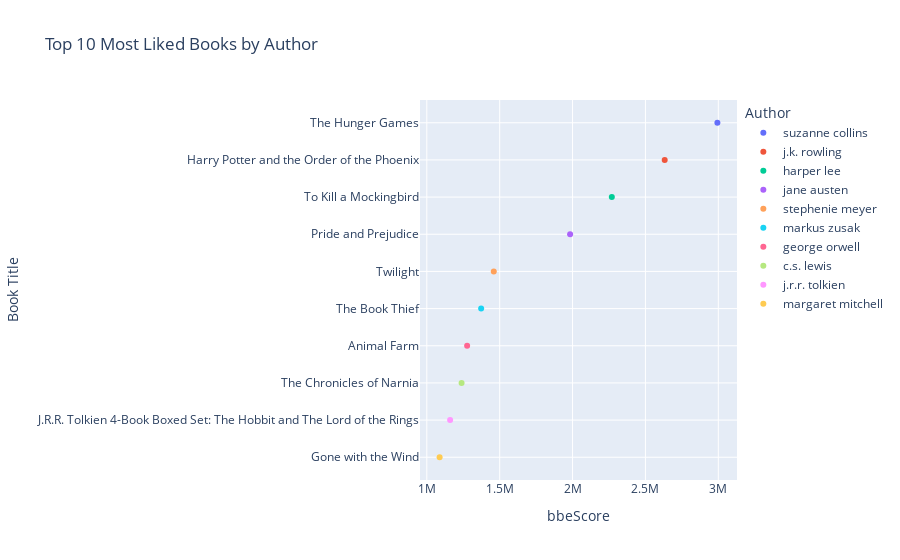

Notebook code for this chart:
### Code cell
fig = px.scatter(
    top_10_bbescore,
    x="bbeScore",
    y="title",
    color="author_alone", 
    orientation='h',
    title="Top 10 Most Liked Books by Author",
    labels={"author_alone" : "Author", "BBE-Score" : "bbeScore", "title" : "Book Title"}
)

fig.update_layout(
    yaxis=dict(autorange="reversed"),
)
fig.show()

### Figure 1 — Plotly figure (JSON) as saved in the notebook; plotly's stock layout.template omitted (floating-point values rounded to 4 significant figures)
{"data": [{"hovertemplate": "Author=suzanne collins<br>bbeScore=%{x}<br>Book Title=%{y}<extra></extra>", "legendgroup": "suzanne collins", "marker": {"color": "#636efa", "symbol": "circle"}, "mode": "markers", "name": "suzanne collins", "orientation": "h", "showlegend": true, "type": "scatter", "x": [2993816], "xaxis": "x", "y": ["The Hunger Games"], "yaxis": "y"}, {"hovertemplate": "Author=j.k. rowling<br>bbeScore=%{x}<br>Book Title=%{y}<extra></extra>", "legendgroup": "j.k. rowling", "marker": {"color": "#EF553B", "symbol": "circle"}, "mode": "markers", "name": "j.k. rowling", "orientation": "h", "showlegend": true, "type": "scatter", "x": [2632233], "xaxis": "x", "y": ["Harry Potter and the Order of the Phoenix"], "yaxis": "y"}, {"hovertemplate": "Author=harper lee<br>bbeScore=%{x}<br>Book Title=%{y}<extra></extra>", "legendgroup": "harper lee", "marker": {"color": "#00cc96", "symbol": "circle"}, "mode": "markers", "name": "harper lee", "orientation": "h", "showlegend": true, "type": "scatter", "x": [2269402], "xaxis": "x", "y": ["To Kill a Mockingbird"], "yaxis": "y"}, {"hovertemplate": "Author=jane austen<br>bbeScore=%{x}<br>Book Title=%{y}<extra></extra>", "legendgroup": "jane austen", "marker": {"color": "#ab63fa", "symbol": "circle"}, "mode": "markers", "name": "jane austen", "orientation": "h", "showlegend": true, "type": "scatter", "x": [1983116], "xaxis": "x", "y": ["Pride and Prejudice"], "yaxis": "y"}, {"hovertemplate": "Author=stephenie meyer<br>bbeScore=%{x}<br>Book Title=%{y}<extra></extra>", "legendgroup": "stephenie meyer", "marker": {"color": "#FFA15A", "symbol": "circle"}, "mode": "markers", "name": "stephenie meyer", "orientation": "h", "showlegend": true, "type": "scatter", "x": [1459448], "xaxis": "x", "y": ["Twilight"], "yaxis": "y"}, {"hovertemplate": "Author=markus zusak<br>bbeScore=%{x}<br>Book Title=%{y}<extra></extra>", "legendgroup": "markus zusak", "marker": {"color": "#19d3f3", "symbol": "circle"}, "mode": "markers", "name": "markus zusak", "orientation": "h", "showlegend": true, "type": "scatter", "x": [1372809], "xaxis": "x", "y": ["The Book Thief"], "yaxis": "y"}, {"hovertemplate": "Author=george orwell<br>bbeScore=%{x}<br>Book Title=%{y}<extra></extra>", "legendgroup": "george orwell", "marker": {"color": "#FF6692", "symbol": "circle"}, "mode": "markers", "name": "george orwell", "orientation": "h", "showlegend": true, "type": "scatter", "x": [1276599], "xaxis": "x", "y": ["Animal Farm"], "yaxis": "y"}, {"hovertemplate": "Author=c.s. lewis<br>bbeScore=%{x}<br>Book Title=%{y}<extra></extra>", "legendgroup": "c.s. lewis", "marker": {"color": "#B6E880", "symbol": "circle"}, "mode": "markers", "name": "c.s. lewis", "orientation": "h", "showlegend": true, "type": "scatter", "x": [1238556], "xaxis": "x", "y": ["The Chronicles of Narnia"], "yaxis": "y"}, {"hovertemplate": "Author=j.r.r. tolkien<br>bbeScore=%{x}<br>Book Title=%{y}<extra></extra>", "legendgroup": "j.r.r. tolkien", "marker": {"color": "#FF97FF", "symbol": "circle"}, "mode": "markers", "name": "j.r.r. tolkien", "orientation": "h", "showlegend": true, "type": "scatter", "x": [1159802], "xaxis": "x", "y": ["J.R.R. Tolkien 4-Book Boxed Set: The Hobbit and The Lord of the Rings"], "yaxis": "y"}, {"hovertemplate": "Author=margaret mitchell<br>bbeScore=%{x}<br>Book Title=%{y}<extra></extra>", "legendgroup": "margaret mitchell", "marker": {"color": "#FECB52", "symbol": "circle"}, "mode": "markers", "name": "margaret mitchell", "orientation": "h", "showlegend": true, "type": "scatter", "x": [1087732], "xaxis": "x", "y": ["Gone with the Wind"], "yaxis": "y"}], "layout": {"legend": {"title": {"text": "Author"}, "tracegroupgap": 0}, "title": {"text": "Top 10 Most Liked Books by Author"}, "xaxis": {"anchor": "y", "domain": [0, 1], "title": {"text": "bbeScore"}}, "yaxis": {"anchor": "x", "autorange": "reversed", "domain": [0, 1], "title": {"text": "Book Title"}}}}
